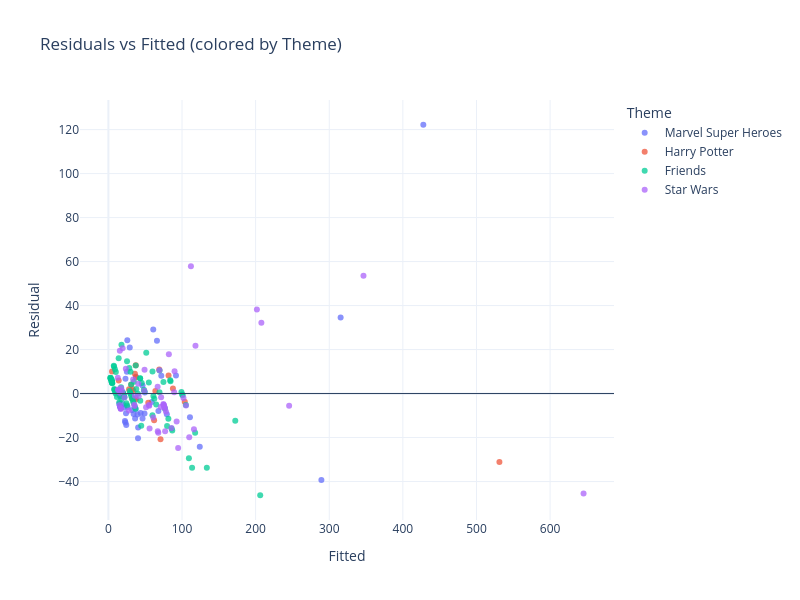

The code cell stored with this chart in its notebook:
### Markdown cell above
#### Residuals vs Fitted

### Code cell
# 1) 잔차/적합값
resid = model.resid
fitted = model.fittedvalues

# (A) Residuals vs Fitted (Theme 색칠까지 하면 발표에 좋음)
tmp = df.loc[fitted.index, ["Theme"]].copy()
tmp["Fitted"] = fitted
tmp["Residual"] = resid

fig1 = px.scatter(tmp, x="Fitted", y="Residual", color="Theme", opacity=0.75,
                  title="Residuals vs Fitted (colored by Theme)")
fig1.add_hline(y=0, line_width=1)
fig1.update_layout(width=800, height=600)
fig1.show()

### Figure 1 — Plotly figure (JSON) as saved in the notebook; plotly's stock layout.template omitted (floating-point values rounded to 4 significant figures)
{"data": [{"hovertemplate": "Theme=Marvel Super Heroes<br>Fitted=%{x}<br>Residual=%{y}<extra></extra>", "legendgroup": "Marvel Super Heroes", "marker": {"color": "#636efa", "opacity": 0.75, "symbol": "circle"}, "mode": "markers", "name": "Marvel Super Heroes", "orientation": "v", "showlegend": true, "type": "scatter", "x": [16.22, 15.81, 21.07, 23.24, 25.72, 16.12, 24.27, 23.14, 22.52, 36.97, 49.06, 26.13, 67.95, 110.8, 427.8, 46.37, 15.7, 46.37, 65.99, 315.5, 60.93, 58.86, 289.3, 40.28, 79.41, 34.29, 36.35, 40.38, 37.39, 14.67, 25.1, 29.02, 23.96, 21.38, 19.83, 32.43, 36.97, 49.47, 91.8, 71.87, 16.63, 43.79, 124.1, 39.56], "xaxis": "x", "y": [-1.23, -5.817, -1.083, 6.749, 24.27, -1.127, -14.28, -13.15, -12.53, -6.984, -9.065, -6.142, -7.961, -10.81, 122.2, 3.619, -5.714, -11.38, 24.0, 34.54, 29.06, -3.874, -39.34, -20.29, -9.422, -9.3, -11.36, -15.39, 7.603, -4.681, 9.89, 20.97, -8.974, -6.393, -4.844, -7.441, -1.984, 0.5218, 8.187, 8.115, -6.643, -8.799, -24.13, -9.566], "yaxis": "y"}, {"hovertemplate": "Theme=Harry Potter<br>Fitted=%{x}<br>Residual=%{y}<extra></extra>", "legendgroup": "Harry Potter", "marker": {"color": "#EF553B", "opacity": 0.75, "symbol": "circle"}, "mode": "markers", "name": "Harry Potter", "orientation": "v", "showlegend": true, "type": "scatter", "x": [4.945, 32.2, 28.07, 54.2, 63.8, 14.03, 37.16, 69.07, 103.8, 36.03, 531.1, 70.82, 81.77, 30.97, 37.57, 33.03, 33.86, 62.15, 37.57, 87.65], "xaxis": "x", "y": [10.04, -2.215, 1.915, -4.208, 1.189, 5.958, 12.83, 10.92, -3.771, 8.965, -31.14, -20.83, 8.223, 4.024, -2.584, 1.959, 1.133, -12.16, 7.416, 2.337], "yaxis": "y"}, {"hovertemplate": "Theme=Friends<br>Fitted=%{x}<br>Residual=%{y}<extra></extra>", "legendgroup": "Friends", "marker": {"color": "#00cc96", "opacity": 0.75, "symbol": "circle"}, "mode": "markers", "name": "Friends", "orientation": "v", "showlegend": true, "type": "scatter", "x": [4.878, 8.905, 13.96, 9.009, 17.58, 31.11, 30.07, 25.32, 43.29, 45.25, 81.49, 105.2, 2.917, 2.917, 2.813, 3.433, 3.33, 5.292, 4.672, 4.465, 4.878, 4.775, 8.286, 32.34, 48.97, 61.15, 51.45, 133.7, 99.25, 21.71, 35.96, 34.62, 54.96, 36.89, 21.5, 24.39, 69.41, 4.259, 10.14, 4.878, 7.976, 20.37, 28.83, 37.92, 59.81, 74.78, 113.7, 172.4, 13.55, 30.9, 33.38, 64.97, 69.52, 28.42, 85.83, 25.43, 76.85, 117.8, 7.357, 30.07, 43.08, 59.91, 8.389, 37.2, 83.97, 100.8, 5.188, 17.79, 4.982, 7.666, 62.39, 34.41, 84.39, 86.76, 100.4, 206.2, 9.938, 79.74, 11.59, 19.75, 20.26, 29.66, 44.63, 40.09, 43.19, 14.89, 19.64, 17.17, 109.4, 48.25], "xaxis": "x", "y": [5.112, 11.08, 16.03, 0.9813, -2.589, -1.115, -0.08281, 14.67, -3.299, 4.739, -11.5, -5.253, 7.073, 7.073, 7.177, 6.557, 6.66, 4.698, 5.318, 5.525, 5.112, 5.215, 1.704, -2.354, 1.021, -1.163, 18.54, -33.75, 0.7361, -1.719, -5.968, 5.374, 5.033, -6.898, -1.513, -4.404, 0.5769, 5.731, 9.845, 5.112, 2.014, -0.3768, 1.156, 2.07, -9.82, 5.208, -33.72, -12.37, 1.438, 4.091, -3.387, -4.983, 10.47, 11.57, -15.84, -5.436, -6.857, -17.85, 12.63, 9.917, 6.907, 10.08, 1.601, 12.79, 6.018, -0.8127, 4.802, 22.2, 6.008, 12.32, -2.402, -4.42, 5.605, -16.77, -0.3997, -46.24, 0.05199, -14.75, -1.6, 0.2427, -0.2735, 0.3302, -14.64, -0.09858, 6.804, -3.904, 0.346, 2.824, -29.38, 1.744], "yaxis": "y"}, {"hovertemplate": "Theme=Star Wars<br>Fitted=%{x}<br>Residual=%{y}<extra></extra>", "legendgroup": "Star Wars", "marker": {"color": "#ab63fa", "opacity": 0.75, "symbol": "circle"}, "mode": "markers", "name": "Star Wars", "orientation": "v", "showlegend": true, "type": "scatter", "x": [17.01, 75.04, 12.77, 27.74, 35.08, 51.18, 55.52, 74.73, 92.69, 55.21, 77.1, 41.17, 245.5, 346.5, 21.76, 55.93, 67.81, 13.19, 13.39, 17.42, 16.7, 67.08, 112.1, 23.72, 49.12, 82.16, 76.27, 66.88, 75.24, 109.8, 645.4, 15.56, 35.7, 48.71, 116.2, 102.0, 118.3, 76.69, 89.39, 40.55, 201.7, 33.63, 78.13, 15.35, 18.86, 36.01, 71.11, 105.4, 94.76, 85.67, 75.76, 89.9, 69.36, 207.8, 71.63, 19.38, 60.89, 15.66], "xaxis": "x", "y": [-7.016, -5.046, 7.217, -7.755, -5.086, -6.194, -5.53, -4.736, -12.7, -5.221, -17.11, -1.178, -5.52, 53.5, -1.766, -15.94, -17.82, 1.804, 1.598, 2.571, -6.706, -17.09, 57.89, 11.27, 10.87, 17.83, -6.285, 3.112, -5.252, -19.84, -45.43, 19.43, -5.705, 1.285, -16.24, -1.995, 21.69, -6.698, 0.6019, 4.442, 38.26, 6.36, -8.143, -5.364, 1.125, -1.015, -6.122, -5.403, -24.77, -15.68, -5.768, 10.09, 10.63, 32.17, -1.638, 20.61, -10.9, 0.3262], "yaxis": "y"}], "layout": {"height": 600, "legend": {"title": {"text": "Theme"}, "tracegroupgap": 0}, "shapes": [{"line": {"width": 1}, "type": "line", "x0": 0, "x1": 1, "xref": "x domain", "y0": 0, "y1": 0, "yref": "y"}], "title": {"text": "Residuals vs Fitted (colored by Theme)"}, "width": 800, "xaxis": {"anchor": "y", "domain": [0, 1], "title": {"text": "Fitted"}}, "yaxis": {"anchor": "x", "domain": [0, 1], "title": {"text": "Residual"}}}}
